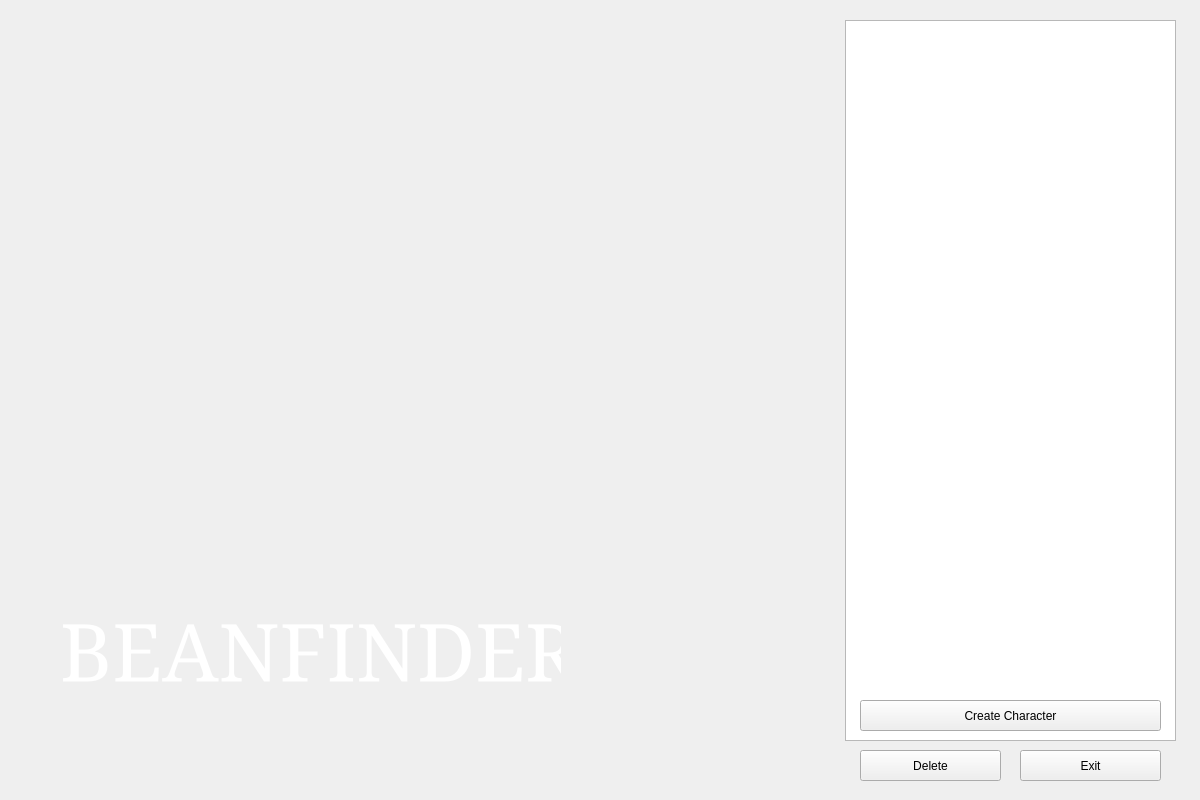
<?xml version="1.0" encoding="UTF-8"?>
<ui version="4.0">
 <class>LoginScreen</class>
 <widget class="QWidget" name="LoginScreen">
  <property name="geometry">
   <rect>
    <x>0</x>
    <y>0</y>
    <width>1200</width>
    <height>800</height>
   </rect>
  </property>
  <property name="minimumSize">
   <size>
    <width>1200</width>
    <height>800</height>
   </size>
  </property>
  <property name="maximumSize">
   <size>
    <width>1200</width>
    <height>880</height>
   </size>
  </property>
  <property name="windowTitle">
   <string>Beanfinder</string>
  </property>
  <property name="autoFillBackground">
   <bool>false</bool>
  </property>
  <widget class="QLabel" name="logo">
   <property name="geometry">
    <rect>
     <x>50</x>
     <y>350</y>
     <width>512</width>
     <height>256</height>
    </rect>
   </property>
   <property name="text">
    <string/>
   </property>
   <property name="scaledContents">
    <bool>false</bool>
   </property>
  </widget>
  <widget class="QPushButton" name="exitButton">
   <property name="geometry">
    <rect>
     <x>1020</x>
     <y>750</y>
     <width>141</width>
     <height>31</height>
    </rect>
   </property>
   <property name="text">
    <string>Exit</string>
   </property>
  </widget>
  <widget class="QLabel" name="beanfinderLabel">
   <property name="geometry">
    <rect>
     <x>60</x>
     <y>590</y>
     <width>501</width>
     <height>121</height>
    </rect>
   </property>
   <property name="font">
    <font>
     <family>Constantia</family>
     <pointsize>60</pointsize>
    </font>
   </property>
   <property name="styleSheet">
    <string notr="true">color: rgb(255, 255, 255);</string>
   </property>
   <property name="text">
    <string>BEANFINDER</string>
   </property>
  </widget>
  <widget class="QPushButton" name="deleteButton">
   <property name="geometry">
    <rect>
     <x>860</x>
     <y>750</y>
     <width>141</width>
     <height>31</height>
    </rect>
   </property>
   <property name="text">
    <string>Delete</string>
   </property>
  </widget>
  <widget class="QListWidget" name="characterList">
   <property name="geometry">
    <rect>
     <x>845</x>
     <y>20</y>
     <width>331</width>
     <height>721</height>
    </rect>
   </property>
  </widget>
  <widget class="QPushButton" name="createCharacterButton">
   <property name="geometry">
    <rect>
     <x>860</x>
     <y>700</y>
     <width>301</width>
     <height>31</height>
    </rect>
   </property>
   <property name="text">
    <string>Create Character</string>
   </property>
  </widget>
 </widget>
 <resources/>
 <connections/>
</ui>
